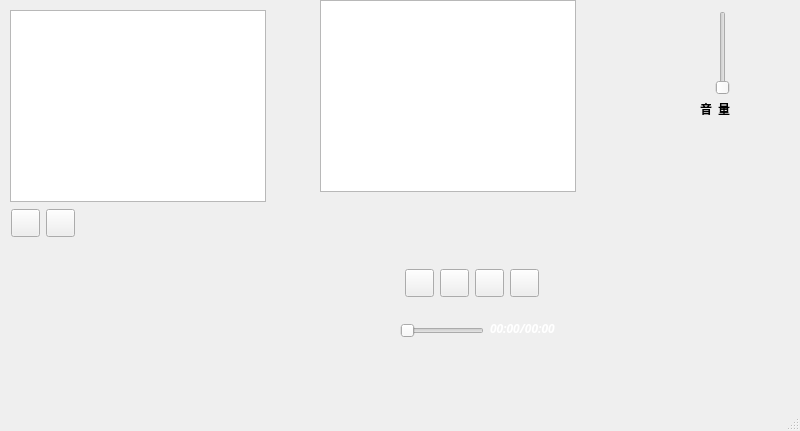
<?xml version="1.0" encoding="UTF-8"?>
<ui version="4.0">
 <class>MainWindow</class>
 <widget class="QMainWindow" name="MainWindow">
  <property name="geometry">
   <rect>
    <x>0</x>
    <y>0</y>
    <width>800</width>
    <height>431</height>
   </rect>
  </property>
  <property name="windowTitle">
   <string>MainWindow</string>
  </property>
  <widget class="QWidget" name="centralwidget">
   <widget class="QListWidget" name="listWidget">
    <property name="geometry">
     <rect>
      <x>10</x>
      <y>10</y>
      <width>256</width>
      <height>192</height>
     </rect>
    </property>
    <property name="font">
     <font>
      <weight>75</weight>
      <bold>true</bold>
     </font>
    </property>
   </widget>
   <widget class="QLabel" name="label">
    <property name="geometry">
     <rect>
      <x>700</x>
      <y>100</y>
      <width>37</width>
      <height>18</height>
     </rect>
    </property>
    <property name="font">
     <font>
      <family>Agency FB</family>
      <weight>75</weight>
      <bold>true</bold>
     </font>
    </property>
    <property name="text">
     <string>音  量</string>
    </property>
   </widget>
   <widget class="QSlider" name="volume_sliber">
    <property name="geometry">
     <rect>
      <x>712</x>
      <y>11</y>
      <width>22</width>
      <height>84</height>
     </rect>
    </property>
    <property name="orientation">
     <enum>Qt::Vertical</enum>
    </property>
   </widget>
   <widget class="QLabel" name="label_song_name">
    <property name="geometry">
     <rect>
      <x>370</x>
      <y>210</y>
      <width>121</width>
      <height>20</height>
     </rect>
    </property>
    <property name="font">
     <font>
      <family>Agency FB</family>
      <pointsize>11</pointsize>
      <weight>75</weight>
      <bold>true</bold>
     </font>
    </property>
    <property name="text">
     <string/>
    </property>
   </widget>
   <widget class="QListWidget" name="listWidget_lrc">
    <property name="geometry">
     <rect>
      <x>320</x>
      <y>0</y>
      <width>256</width>
      <height>192</height>
     </rect>
    </property>
    <property name="font">
     <font>
      <pointsize>8</pointsize>
     </font>
    </property>
   </widget>
   <widget class="QLabel" name="song_time_label">
    <property name="geometry">
     <rect>
      <x>490</x>
      <y>320</y>
      <width>89</width>
      <height>18</height>
     </rect>
    </property>
    <property name="font">
     <font>
      <family>Agency FB</family>
     </font>
    </property>
    <property name="text">
     <string>&lt;html&gt;&lt;head/&gt;&lt;body&gt;&lt;p&gt;&lt;span style=&quot; font-weight:600; font-style:italic; color:#ffffff;&quot;&gt;00:00/00:00&lt;/span&gt;&lt;/p&gt;&lt;/body&gt;&lt;/html&gt;</string>
    </property>
   </widget>
   <widget class="QSlider" name="song_slider">
    <property name="geometry">
     <rect>
      <x>400</x>
      <y>320</y>
      <width>84</width>
      <height>22</height>
     </rect>
    </property>
    <property name="orientation">
     <enum>Qt::Horizontal</enum>
    </property>
   </widget>
   <widget class="QPushButton" name="add_music_btn">
    <property name="geometry">
     <rect>
      <x>405</x>
      <y>269</y>
      <width>29</width>
      <height>28</height>
     </rect>
    </property>
    <property name="text">
     <string/>
    </property>
    <property name="icon">
     <iconset resource="icons.qrc">
      <normaloff>:/icons/add.png</normaloff>:/icons/add.png</iconset>
    </property>
   </widget>
   <widget class="QPushButton" name="pre_btn">
    <property name="geometry">
     <rect>
      <x>440</x>
      <y>269</y>
      <width>29</width>
      <height>28</height>
     </rect>
    </property>
    <property name="text">
     <string/>
    </property>
    <property name="icon">
     <iconset resource="icons.qrc">
      <normaloff>:/icons/previous.png</normaloff>:/icons/previous.png</iconset>
    </property>
   </widget>
   <widget class="QPushButton" name="palye_btn">
    <property name="geometry">
     <rect>
      <x>475</x>
      <y>269</y>
      <width>29</width>
      <height>28</height>
     </rect>
    </property>
    <property name="text">
     <string/>
    </property>
    <property name="icon">
     <iconset resource="icons.qrc">
      <normaloff>:/icons/pause.png</normaloff>:/icons/pause.png</iconset>
    </property>
   </widget>
   <widget class="QPushButton" name="next_btn">
    <property name="geometry">
     <rect>
      <x>510</x>
      <y>269</y>
      <width>29</width>
      <height>28</height>
     </rect>
    </property>
    <property name="text">
     <string/>
    </property>
    <property name="icon">
     <iconset resource="icons.qrc">
      <normaloff>:/icons/next.png</normaloff>:/icons/next.png</iconset>
    </property>
   </widget>
   <widget class="QPushButton" name="palyerMode_btn">
    <property name="geometry">
     <rect>
      <x>46</x>
      <y>209</y>
      <width>29</width>
      <height>28</height>
     </rect>
    </property>
    <property name="text">
     <string/>
    </property>
    <property name="icon">
     <iconset resource="icons.qrc">
      <normaloff>:/icons/loop.png</normaloff>:/icons/loop.png</iconset>
    </property>
   </widget>
   <widget class="QPushButton" name="clear_btn">
    <property name="geometry">
     <rect>
      <x>11</x>
      <y>209</y>
      <width>29</width>
      <height>28</height>
     </rect>
    </property>
    <property name="text">
     <string/>
    </property>
    <property name="icon">
     <iconset resource="icons.qrc">
      <normaloff>:/icons/clear.png</normaloff>:/icons/clear.png</iconset>
    </property>
   </widget>
  </widget>
  <widget class="QMenuBar" name="menubar">
   <property name="geometry">
    <rect>
     <x>0</x>
     <y>0</y>
     <width>800</width>
     <height>26</height>
    </rect>
   </property>
  </widget>
  <widget class="QStatusBar" name="statusbar"/>
 </widget>
 <resources>
  <include location="icons.qrc"/>
 </resources>
 <connections/>
</ui>
